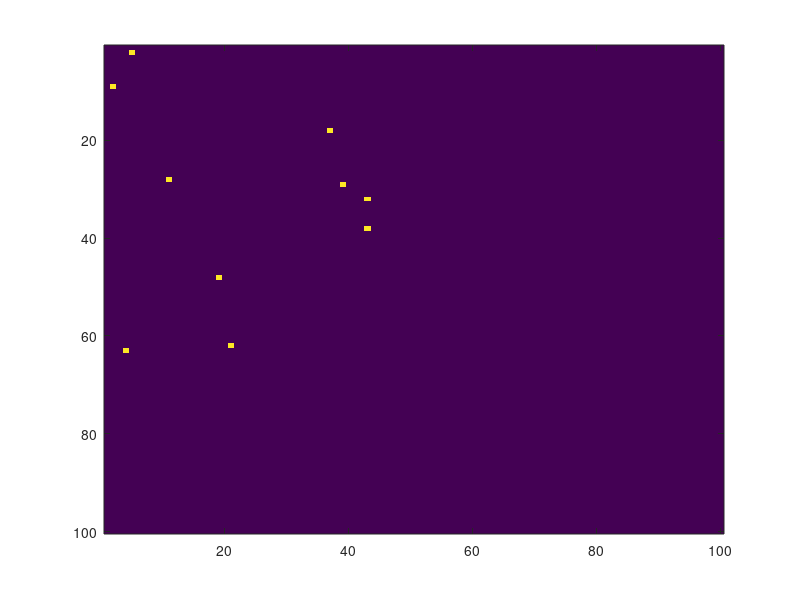

MATLAB code to generate this figure:
close all;

cave_x = 1;
cave_y = 1;
num_ants = 10;
grid_size = 100;
max_iter = 1000;

x = ones(num_ants, 1); % x coordinate of ant i.
y = ones(num_ants, 1); % y coordinate of ant i.
z = zeros(grid_size); % Location state matrix.
has_food = zeros(num_ants, 1); % Does ant i have food?
p_search = zeros(grid_size); % Search pheromone matrix.
p_return = zeros(grid_size); % Return pheromone matrix.

figure;
im = image(z);
for iter = 1:max_iter
    for i = 1:num_ants
        x_i = x(i);
        y_i = y(i);
        while x_i == x(i) && y_i == y(i)
            if x_i == 1
                x_i += [0, 1](randi(2));
            elseif x_i == grid_size
                x_i += [-1, 0](randi(2));
            else
                x_i += [-1, 0, 1](randi(3));
            end % if
            if y_i == 1
                y_i += [0, 1](randi(2));
            elseif y_i == grid_size
                y_i += [-1, 0](randi(2));
            else
                y_i += [-1, 0, 1](randi(3));
            end % if
        end % while
        % Move ant.
        z(x(i), y(i)) -= 100;
        z(x_i, y_i) += 100;
        % Update ant position.
        x(i) = x_i;
        y(i) = y_i;
    end % for
    pause(0.01);
    set(im, 'CData', z); % Update image.
end % for
